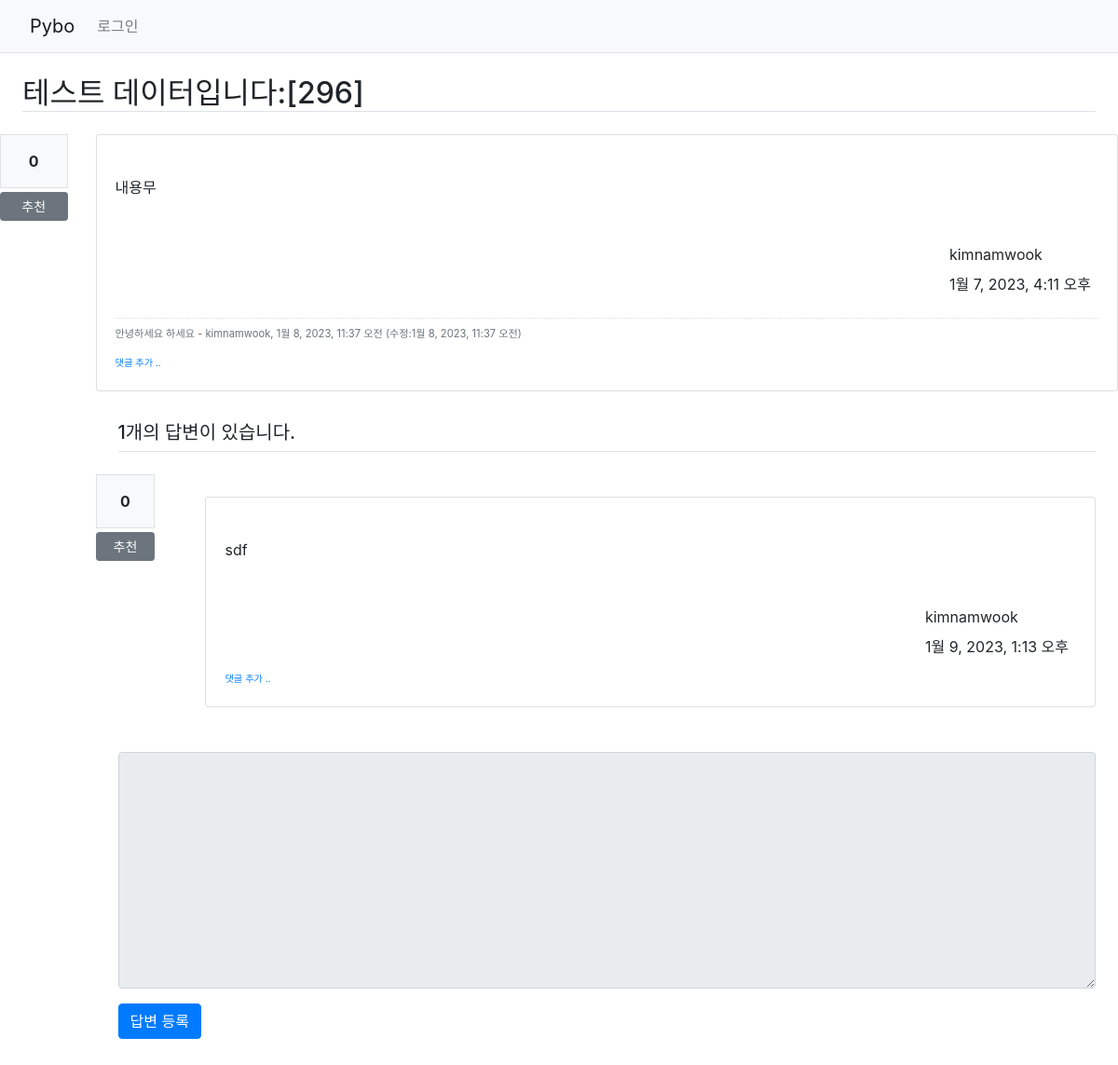
Screenshot of /pybo/302/ with the database file from the repository.
### pybo/models.py (models this page shows, shortened)
class Question(models.Model):
  author = models.ForeignKey(User, on_delete=models.CASCADE,
    related_name='author_question')
  subject = models.CharField(max_length=200)
  content = models.TextField()
  create_date = models.DateTimeField()
  modify_date = models.DateTimeField(null=True, blank=True)
  voter = models.ManyToManyField(User, related_name='voter_question') # voter 추가v

class Comment(models.Model):
  author = models.ForeignKey(User, on_delete=models.CASCADE)
  content = models.TextField()
  create_date=models.DateTimeField()
  modify_date=models.DateTimeField(null=True, blank=True)
  question=models.ForeignKey(Question, null=True, blank=True,
    on_delete=models.CASCADE)
  answer=models.ForeignKey(Answer, null=True, blank=True, on_delete=models.CASCADE)

class Answer(models.Model):
  author = models.ForeignKey(User, on_delete=models.CASCADE,
    related_name='author_answer')
  question = models.ForeignKey(Question, on_delete=models.CASCADE)
  content = models.TextField()
  create_date = models.DateTimeField()
  modify_date = models.DateTimeField(null=True, blank=True)
  voter = models.ManyToManyField(User, related_name='voter_answer') # voter 추가v

### pybo/views/base_views.py (the view)
def detail(request, question_id):
  question = get_object_or_404(Question, pk=question_id)
  context = {'question':question}
  return render(request, 'pybo/question_detail.html', context)

### pybo/templatetags/pybo_filter.py (called while the page is built)
@register.filter()
def mark(value):
    extensions = ['nl2br', 'fenced_code']
    return mark_safe(markdown.markdown(value, extensions=extensions))

### templates/pybo/question_detail.html (shortened to what this page needs)
{% extends 'base.html' %}
{% load pybo_filter %}
{% block content %}
<div class-'container my-3'>
  <h2 class='border-bottom mx-4 my-4'>{{question.subject}}</h2>
  <div class='row my-3'>
    <div class='col-1'>
      <div class='bg-light text-center p-3 border font-weight-bolder mb-1'>
        {{question.voter.count}}
      </div>
      <a href='#' data-uri='{% url 'pybo:vote_question' question.id %}'
        class='recommend btn btn-sm btn-secondary btn-block my-1'>추천</a>
    </div>
    <div class='col-11'>
      <div class='card'>
        <div class='card-body'>
            <div class='card-text' style='white-space: pre-line;'>
            <div>{{question.content|mark}}</div>
          </div>
          <div class='d-flex justify-content-end'>
            <div class='text-bg-light p-2 text-left'>
              <div class='mb-2'>{{ question.author.username }}</div>
              <div>{{question.create_date}}</div>
            </div>
          </div>
          {% if question.comment_set.count > 0 %}
          <div class='mt-3'>
          {% for comment in question.comment_set.all %}
            <div class='comment py-2 text-muted'>
              <span style='white-space:pre-line;'>{{ comment.content}}</span>
              <span>
                - {{ comment.author }}, {{ comment.create_date }}
                {% if comment.modify_date %}
                (수정:{{ comment.modify_date }})
                {% endif %}
              </span>
            </div>
          {% endfor %}
          <div>
          {% endif %}
          <div>
            <a href='{% url 'pybo:comment_create_question' question.id %}'
              class='small'><small>댓글 추가 ..</small></a>
          </div>
        </div>
      </div>
    </div>
  </div>
  <h5 class='border-bottom my-4 mx-4 py-2'>
    {{ question.answer_set.count }}개의 답변이 있습니다.
  </h5>
  {% for answer in question.answer_set.all %}
  <div class='row my-3'>
    <div class='col-1'>
      <div class='bg-light text-center p-3 border font-weight-bolder mb-1'>
        {{answer.voter.count}}
      </div>
      <a href="#" data-uri='{% url 'pybo:vote_answer' answer.id %}'
        class='recommend btn btn-sm btn-secondary btn-block my-1'>추천</a>
    </div>
    <div class='col-11'>
      <div class='card my-4 mx-4'>
        <div class='card-body'>
          <div class='card-text' style='white-space:pre-line;'>
            {{answer.content|mark}}
          </div>
          <div class='d-flex justify-content-end'>
            <div class='text-bg-light p-2 text-left'>
              <div class='mb-2'>{{ answer.author.username }}</div>
              <div>{{answer.create_date}}</div>
            </div>
          </div>
          <div>
            <a href='{% url 'pybo:comment_create_answer' answer.id %}'
              class='small'><small>댓글 추가 ..</small></a>
          </div>
        </div>
      </div>
    </div>
  </div>
  {% endfor %}
  <form action='{% url 'pybo:answer_create' question.id %}' method='post' class='my-4 mx-4'>
    <div class="form-group my-3">
      <textarea name='content' id='content'
        {% if not user.is_authenticated %}disabled{% endif %}
        class='form-control' rows='10'></textarea>
    </div>
    <input type='submit' value='답변 등록' class='btn btn-primary'>
  </form>
</div>
{% endblock %}

### static/style.css (style rules this page uses)
.comment { border-top:dotted 1px #ddd; font-size:0.7em; }

### rows the page displays
Question: subject "테스트 데이터입니다:[296]", voter.count "0", content|mark "내용무", author.username "kimnamwook", create_date "1월 7, 2023, 4:11 오후", answer_set.count "1"
Comment: content "안녕하세요 하세요", author "kimnamwook", create_date "1월 8, 2023, 11:37 오전", modify_date "1월 8, 2023, 11:37 오전"
Answer: voter.count "0", content|mark "sdf", author.username "kimnamwook", create_date "1월 9, 2023, 1:13 오후"
